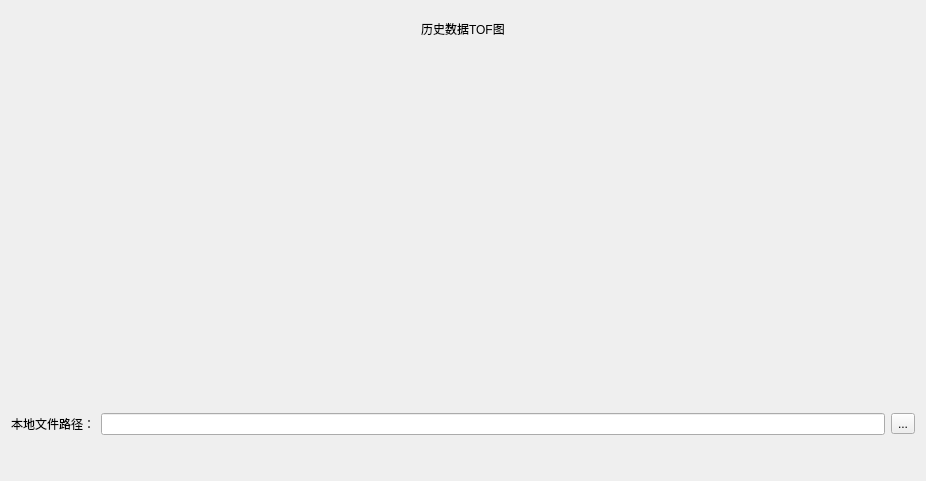
<?xml version="1.0" encoding="UTF-8"?>
<ui version="4.0">
 <class>HistoryTof_Dialog</class>
 <widget class="QDialog" name="HistoryTof_Dialog">
  <property name="geometry">
   <rect>
    <x>0</x>
    <y>0</y>
    <width>926</width>
    <height>481</height>
   </rect>
  </property>
  <property name="windowTitle">
   <string>历史数据TOF 图</string>
  </property>
  <property name="windowIcon">
   <iconset resource="img.qrc">
    <normaloff>:/new/image/images/icon_1.png</normaloff>:/new/image/images/icon_1.png</iconset>
  </property>
  <layout class="QGridLayout" name="gridLayout" rowstretch="1,10,1,1">
   <item row="2" column="0">
    <layout class="QHBoxLayout" name="horizontalLayout_2">
     <item>
      <widget class="QLabel" name="label_2">
       <property name="text">
        <string>本地文件路径：</string>
       </property>
      </widget>
     </item>
     <item>
      <widget class="QLineEdit" name="lineEdit"/>
     </item>
     <item>
      <widget class="QToolButton" name="toolButton">
       <property name="text">
        <string>...</string>
       </property>
      </widget>
     </item>
    </layout>
   </item>
   <item row="0" column="0">
    <layout class="QHBoxLayout" name="horizontalLayout">
     <item>
      <spacer name="horizontalSpacer">
       <property name="orientation">
        <enum>Qt::Horizontal</enum>
       </property>
       <property name="sizeHint" stdset="0">
        <size>
         <width>168</width>
         <height>20</height>
        </size>
       </property>
      </spacer>
     </item>
     <item>
      <widget class="QLabel" name="label">
       <property name="styleSheet">
        <string notr="true">font: 14pt &quot;黑体&quot;;</string>
       </property>
       <property name="text">
        <string>历史数据TOF图</string>
       </property>
      </widget>
     </item>
     <item>
      <spacer name="horizontalSpacer_2">
       <property name="orientation">
        <enum>Qt::Horizontal</enum>
       </property>
       <property name="sizeHint" stdset="0">
        <size>
         <width>168</width>
         <height>20</height>
        </size>
       </property>
      </spacer>
     </item>
    </layout>
   </item>
   <item row="1" column="0">
    <widget class="QCustomPlot" name="tof_widget" native="true"/>
   </item>
   <item row="3" column="0">
    <spacer name="horizontalSpacer_3">
     <property name="orientation">
      <enum>Qt::Horizontal</enum>
     </property>
     <property name="sizeHint" stdset="0">
      <size>
       <width>40</width>
       <height>20</height>
      </size>
     </property>
    </spacer>
   </item>
  </layout>
 </widget>
 <customwidgets>
  <customwidget>
   <class>QCustomPlot</class>
   <extends>QWidget</extends>
   <header>qcustomplot.h</header>
   <container>1</container>
  </customwidget>
 </customwidgets>
 <resources>
  <include location="img.qrc"/>
 </resources>
 <connections/>
</ui>
